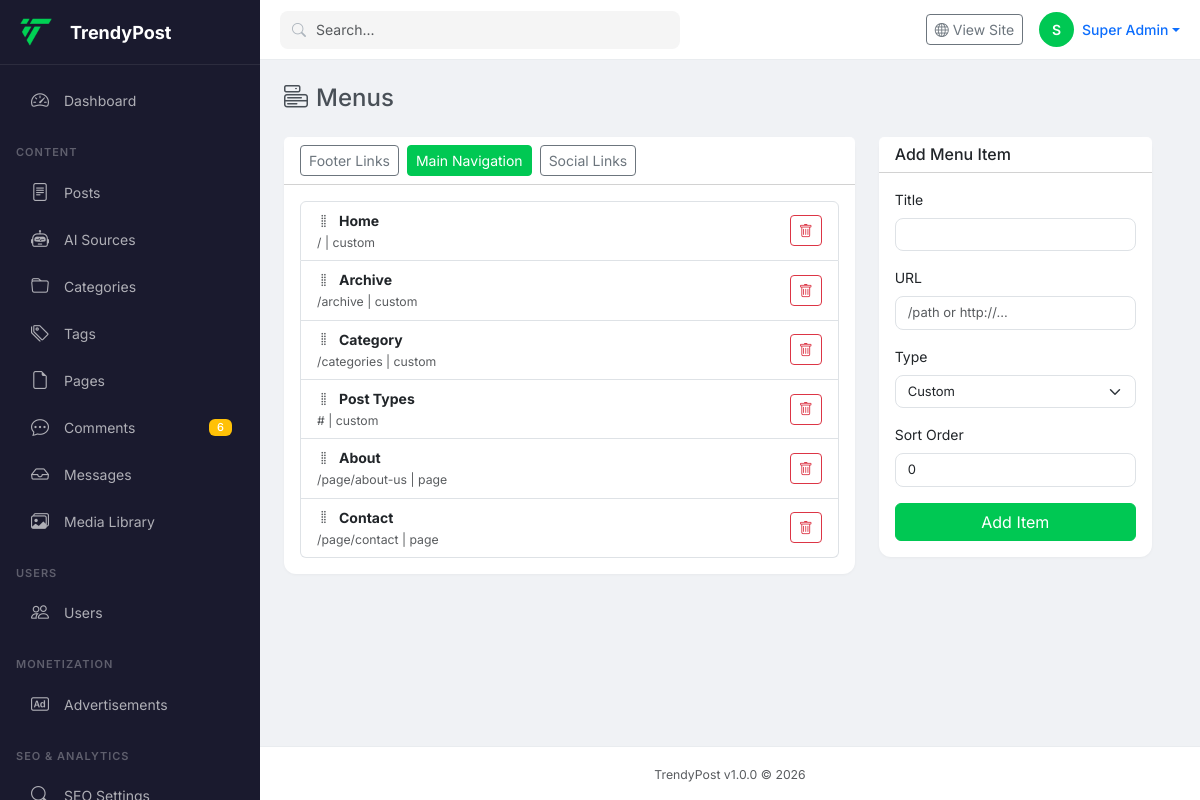
The page /admin/admin/?route=menus (signed in) on the database its author committed.
### tables this page shows
CREATE TABLE users (
    id INT UNSIGNED AUTO_INCREMENT PRIMARY KEY,
    username VARCHAR(50) NOT NULL UNIQUE,
    email VARCHAR(100) NOT NULL UNIQUE,
    password_hash VARCHAR(255) NOT NULL,
    display_name VARCHAR(100),
    first_name VARCHAR(50),
    last_name VARCHAR(50),
    avatar VARCHAR(255),
    bio TEXT,
    role_id INT UNSIGNED NOT NULL DEFAULT 6,
    status ENUM('active','inactive','banned','pending') DEFAULT 'pending',
    email_verified TINYINT(1) DEFAULT 0,
    email_verified_at DATETIME,
    remember_token VARCHAR(100),
    reset_token VARCHAR(100),
    reset_expires DATETIME,
    last_login_at DATETIME,
    last_login_ip VARCHAR(45),
    login_attempts TINYINT UNSIGNED DEFAULT 0,
    locked_until DATETIME,
    google_id VARCHAR(100),
    facebook_id VARCHAR(100),
    twitter_id VARCHAR(100),
    seo_title VARCHAR(70),
    seo_description VARCHAR(160),
    social_links JSON,
    created_at TIMESTAMP DEFAULT CURRENT_TIMESTAMP,
    updated_at TIMESTAMP DEFAULT CURRENT_TIMESTAMP ON UPDATE CURRENT_TIMESTAMP,
    FOREIGN KEY (role_id) REFERENCES roles(id) ON DELETE RESTRICT,
    INDEX idx_email (email),
    INDEX idx_status (status),
    INDEX idx_role (role_id),
    INDEX idx_username (username)
);

CREATE TABLE menus (
    id INT UNSIGNED AUTO_INCREMENT PRIMARY KEY,
    name VARCHAR(100) NOT NULL,
    slug VARCHAR(50) NOT NULL UNIQUE,
    location VARCHAR(50),
    description TEXT,
    is_active TINYINT(1) DEFAULT 1,
    created_at TIMESTAMP DEFAULT CURRENT_TIMESTAMP,
    INDEX idx_slug (slug),
    INDEX idx_location (location)
);

CREATE TABLE menu_items (
    id INT UNSIGNED AUTO_INCREMENT PRIMARY KEY,
    menu_id INT UNSIGNED NOT NULL,
    parent_id INT UNSIGNED DEFAULT NULL,
    title VARCHAR(100) NOT NULL,
    url VARCHAR(500),
    target ENUM('_self','_blank') DEFAULT '_self',
    icon VARCHAR(50),
    css_class VARCHAR(100),
    sort_order INT UNSIGNED DEFAULT 0,
    item_type ENUM('custom','page','category','post','tag') DEFAULT 'custom',
    linked_id INT UNSIGNED,
    is_active TINYINT(1) DEFAULT 1,
    created_at TIMESTAMP DEFAULT CURRENT_TIMESTAMP,
    FOREIGN KEY (menu_id) REFERENCES menus(id) ON DELETE CASCADE,
    FOREIGN KEY (parent_id) REFERENCES menu_items(id) ON DELETE CASCADE,
    INDEX idx_menu (menu_id),
    INDEX idx_parent (parent_id),
    INDEX idx_sort (sort_order)
);

### includes/Helpers.php (called while the page is built, shortened)
<?php
function url(string $path = ''): string {
    return BASE_URL . ltrim($path, '/');
}
function image_url(string $filename): string {
    return IMAGES_URL . $filename;
}
function admin_url(string $path = ''): string {
    $path = trim($path, '/');
    $path = preg_replace('#^admin/?|^/admin/?#', '', $path);
    $base = rtrim(ADMIN_URL, '/');
    if (str_contains($path, '&') || str_contains($path, '=')) {
        return $base . '/?route=' . $path;
    }
    return $base . '/?route=' . $path;
}
function csrf_token(): string {
    return $_SESSION[CSRF_TOKEN_NAME];
}

### includes/Database.php (called while the page is built, shortened)
<?php
class Database {
    private static ?PDO $instance = null;
    public static function getInstance(): PDO {
        if (self::$instance === null) {
            try {
                $dsn = "mysql:host=" . DB_HOST . ";dbname=" . DB_NAME . ";charset=" . DB_CHARSET;
                $options = [
                    PDO::ATTR_ERRMODE => APP_DEBUG ? PDO::ERRMODE_EXCEPTION : PDO::ERRMODE_SILENT,
                    PDO::ATTR_DEFAULT_FETCH_MODE => PDO::FETCH_ASSOC,
                    PDO::ATTR_EMULATE_PREPARES => false,
                    PDO::ATTR_PERSISTENT => true
                ];
                self::$instance = new PDO($dsn, DB_USER, DB_PASS, $options);
            } catch (PDOException $e) {
                error_log("Database connection failed: " . $e->getMessage());
                if (APP_DEBUG) {
                    die("Database connection failed: " . $e->getMessage());
                }
                die("Service temporarily unavailable. Please try again later.");
            }
        }
        return self::$instance;
    }
    private static function setConnectionDefaults(): void {
        try {
            self::$instance->exec("SET NAMES " . DB_CHARSET . " COLLATE " . DB_COLLATE);
            $phpTimezone = date_default_timezone_get();
            $timezoneOffset = self::getTimezoneOffset($phpTimezone);
            try {
                self::$instance->exec("SET time_zone = '" . $timezoneOffset . "'");
            } catch (PDOException $e) {
                try {
                    $offsetMinutes = self::getTimezoneOffsetMinutes($phpTimezone);
                    self::$instance->exec("SET time_zone = '" . $offsetMinutes . "'");
                    self::$timezone = $offsetMinutes;
                } catch (PDOException $e2) {
                    error_log("Could not set MySQL timezone: " . $e2->getMessage());
                    self::$timezone = '+00:00';
                }
            }
            self::$instance->exec("SET sql_mode = 'NO_ENGINE_SUBSTITUTION'");
        } catch (PDOException $e) {
            error_log("Failed to set connection defaults: " . $e->getMessage());
        }
    }
    private static function getTimezoneOffset(string $timezone): string {
        try {
            $dt = new DateTime('now', new DateTimeZone($timezone));
            $offset = $dt->getOffset();
            $hours = floor($offset / 3600);
            $minutes = abs(($offset % 3600) / 60);
            return sprintf('%+03d:%02d', $hours, $minutes);
        } catch (Exception $e) {
            error_log("Timezone offset calculation failed: " . $e->getMessage());
            return '+00:00';
        }
    }
    public static function query(string $sql, array $params = []): PDOStatement {
        $stmt = self::getInstance()->prepare($sql);
        $stmt->execute($params);
        return $stmt;
    }
    public static function fetchOne(string $sql, array $params = []): ?array {
        $stmt = self::query($sql, $params);
        $result = $stmt->fetch();
        return $result ?: null;
    }
    public static function fetchAll(string $sql, array $params = []): array {
        $stmt = self::query($sql, $params);
        return $stmt->fetchAll();
    }
    public static function fetchColumn(string $sql, array $params = []) {
        $stmt = self::query($sql, $params);
        return $stmt->fetchColumn();
    }
    public static function count(string $table, string $where = '1=1', array $params = []): int {
        $sql = "SELECT COUNT(*) FROM `{$table}` WHERE {$where}";
        return (int) self::fetchColumn($sql, $params);
    }
}

### includes/Auth.php (called while the page is built, shortened)
<?php
require_once INCLUDES_PATH . 'Database.php';
require_once INCLUDES_PATH . 'Helpers.php';
class Auth {
    private static ?array $currentUser = null;
    private static ?array $currentRole = null;
    public static function init(): void {
        if (!empty($_SESSION['user_id'])) {
            self::loadUser($_SESSION['user_id']);
        }
    }
    public static function check(): bool {
        return self::$currentUser !== null && self::$currentUser['status'] === 'active';
    }
    public static function user(): ?array {
        return self::$currentUser;
    }
    public static function roleName(): string {
        return self::$currentRole['name'] ?? 'guest';
    }
    public static function hasRole(string|array $roles): bool {
        $roles = is_array($roles) ? $roles : [$roles];
        return in_array(self::roleName(), $roles);
    }
    public static function isAdmin(): bool {
        return self::hasRole(['super_admin', 'admin']);
    }
    private static function loadUser(int $userId): void {
        $user = Database::fetchOne(
            "SELECT u.*, r.name as role_name, r.display_name as role_display, r.permissions as role_perms
             FROM users u
             JOIN roles r ON u.role_id = r.id
             WHERE u.id = ? LIMIT 1",
            [$userId]
        );
        self::$currentUser = $user;
        self::$currentRole = [
            'id' => $user['role_id'],
            'name' => $user['role_name'],
            'display_name' => $user['role_display']
        ];
    }
}

### admin/menus/index.php (the view, shortened to what this page needs)
<?php
$menus = Database::fetchAll("SELECT * FROM menus WHERE is_active = 1 ORDER BY name");
$selectedMenu = intval($_GET['menu'] ?? 1);
$menuItems = Database::fetchAll("SELECT * FROM menu_items WHERE menu_id = ? AND parent_id IS NULL AND is_active = 1 ORDER BY sort_order, title", [$selectedMenu]);
include ADMIN_PATH . 'layout/header.php';
?>
<div class="d-flex justify-content-between align-items-center mb-4 flex-wrap gap-2"><h4 class="mb-0"><i class="bi bi-menu-button me-2"></i>Menus</h4></div>
<div class="row g-4">
    <div class="col-lg-8">
        <div class="card border-0 mb-4"><div class="card-header bg-white"><div class="d-flex gap-2 flex-wrap"><?php foreach($menus as $m): ?><a href="<?php echo admin_url('menus&menu='.$m['id']); ?>" class="btn btn-sm <?php echo $selectedMenu==$m['id']?'btn-success':'btn-outline-secondary'; ?>"><?php echo $m['name']; ?></a><?php endforeach; ?></div></div><div class="card-body">
            <div class="list-group">
                <?php foreach($menuItems as $item): ?>
                <div class="list-group-item d-flex justify-content-between align-items-center flex-wrap gap-2">
                    <div class="min-width-0"><i class="bi bi-grip-vertical text-muted me-2"></i><strong><?php echo $item['title']; ?></strong><br><small class="text-muted text-break"><?php echo $item['url']; ?> | <?php echo $item['item_type']; ?></small></div>
                    <a href="<?php echo admin_url('menus&action=delete_item&id='.$item['id'].'&_token='.csrf_token()); ?>" class="btn btn-sm btn-outline-danger delete-confirm"><i class="bi bi-trash"></i></a>
                </div>
                <?php endforeach; ?>
            </div>
        </div></div>
    </div>
    <div class="col-lg-4">
        <div class="card border-0"><div class="card-header bg-white"><h6 class="mb-0">Add Menu Item</h6></div><div class="card-body">
            <form method="POST"><input type="hidden" name="_token" value="<?php echo csrf_token(); ?>"><input type="hidden" name="menu_id" value="<?php echo $selectedMenu; ?>">
            <div class="mb-3"><label class="form-label">Title</label><input type="text" name="title" class="form-control" required></div>
            <div class="mb-3"><label class="form-label">URL</label><input type="text" name="url" class="form-control" placeholder="/path or http://..."></div>
            <div class="mb-3"><label class="form-label">Type</label><select name="item_type" class="form-select"><option value="custom">Custom</option></select></div>
            <div class="mb-3"><label class="form-label">Sort Order</label><input type="number" name="sort_order" class="form-control" value="0"></div>
            <button type="submit" class="btn btn-success w-100">Add Item</button>
            </form>
        </div></div>
    </div>
</div>
<?php include ADMIN_PATH . 'layout/footer.php'; ?>

### admin/layout/header.php (shortened to what this page needs)
<?php if (!defined('ADMIN')) die('Direct access not permitted.');
$route = $_GET['route'] ?? 'dashboard';
$route = preg_replace('#^admin/?|^/admin/?#', '', $route);
if (!isset($stats)) {
    $stats = ['comments' => ['pending' => Database::count('comments', "status = 'pending'") ?? 0]];
}
?>
<!DOCTYPE html>
<html lang="en">
<head>
    <link href="https://cdn.jsdelivr.net/npm/bootstrap@5.3.2/dist/css/bootstrap.min.css" rel="stylesheet">
    <link href="https://cdn.jsdelivr.net/npm/bootstrap-icons@1.11.1/font/bootstrap-icons.css" rel="stylesheet">
    <link href="<?php echo ADMIN_ASSETS_URL; ?>admin.css?v=<?php echo APP_VERSION; ?>" rel="stylesheet">
</head>
<body class="admin-body">
<div class="admin-wrapper">
    <nav class="admin-sidebar" id="adminSidebar">
        <div class="sidebar-header">
            <a href="<?php echo admin_url('dashboard'); ?>" class="sidebar-brand">
                <img src="<?php echo image_url('trendypost-logo.png'); ?>" alt="TrendyPost" height="32" onerror="this.style.display='none';this.parentElement.innerHTML+='<span class=\'fw-bold text-white\'>TP</span>'">
                <span class="ms-2 fw-bold text-white">TrendyPost</span>
            </a>
        </div>
        <ul class="sidebar-nav">
            <li><a href="<?php echo admin_url('dashboard'); ?>" class="<?php echo $route==='dashboard'?'active':''; ?>"><i class="bi bi-speedometer2"></i> Dashboard</a></li>
            <li class="nav-section">CONTENT</li>
            <li><a href="<?php echo admin_url('posts'); ?>" class="<?php echo $route==='posts'?'active':''; ?>"><i class="bi bi-file-text"></i> Posts</a></li>
            <li><a href="<?php echo admin_url('ai-sources'); ?>" class="<?php echo $route==='ai-sources'?'active':''; ?>"><i class="bi bi-robot"></i> AI Sources</a></li>
            <li><a href="<?php echo admin_url('categories'); ?>" class="<?php echo $route==='categories'?'active':''; ?>"><i class="bi bi-folder"></i> Categories</a></li>
            <li><a href="<?php echo admin_url('tags'); ?>" class="<?php echo $route==='tags'?'active':''; ?>"><i class="bi bi-tags"></i> Tags</a></li>
            <li><a href="<?php echo admin_url('pages'); ?>" class="<?php echo $route==='pages'?'active':''; ?>"><i class="bi bi-file-earmark"></i> Pages</a></li>
            <li><a href="<?php echo admin_url('comments'); ?>" class="<?php echo $route==='comments'?'active':''; ?>"><i class="bi bi-chat-dots"></i> Comments<?php $pc = $stats['comments']['pending'] ?? 0; if ($pc): ?> <span class="badge bg-warning"><?php echo $pc; ?></span><?php endif; ?></a></li>
            <?php if (Auth::isAdmin() || Auth::can('contact.view')): ?>
            <li><a href="<?php echo admin_url('messages'); ?>" class="<?php echo $route==='messages'?'active':''; ?>"><i class="bi bi-inbox"></i> Messages</a></li>
            <?php endif; ?>
            <li><a href="<?php echo admin_url('media'); ?>" class="<?php echo $route==='media'?'active':''; ?>"><i class="bi bi-images"></i> Media Library</a></li>
            <li class="nav-section">USERS</li>
            <li><a href="<?php echo admin_url('users'); ?>" class="<?php echo $route==='users'?'active':''; ?>"><i class="bi bi-people"></i> Users</a></li>
            <li class="nav-section">MONETIZATION</li>
            <li><a href="<?php echo admin_url('ads'); ?>" class="<?php echo $route==='ads'?'active':''; ?>"><i class="bi bi-badge-ad"></i> Advertisements</a></li>
            <li class="nav-section">SEO & ANALYTICS</li>
            <li><a href="<?php echo admin_url('seo'); ?>" class="<?php echo $route==='seo'?'active':''; ?>"><i class="bi bi-search"></i> SEO Settings</a></li>
        </ul>
    </nav>
    <div class="admin-main">
        <header class="admin-topbar">
            <div class="topbar-search d-none d-md-block">
                <i class="bi bi-search"></i>
                <input type="text" placeholder="Search..." class="form-control form-control-sm">
            </div>
            <div class="topbar-actions ms-auto d-flex align-items-center gap-2 gap-md-3">
                <a href="<?php echo url(); ?>" target="_blank" class="btn btn-sm btn-outline-secondary"><i class="bi bi-globe"></i> <span class="d-none d-sm-inline">View Site</span></a>
                <div class="dropdown">
                    <a href="#" class="d-flex align-items-center text-decoration-none dropdown-toggle" data-bs-toggle="dropdown">
                        <div class="bg-success text-white rounded-circle d-flex align-items-center justify-content-center me-2" style="width:35px;height:35px;font-size:14px;font-weight:600;background-color:var(--tp-primary, #00C853)!important">
                            <?php echo strtoupper(substr(Auth::user()['display_name'] ?? 'A', 0, 1)); ?>
                        </div>
                        <span class="d-none d-md-block fw-medium"><?php echo Auth::user()['display_name'] ?? 'Admin'; ?></span>
                    </a>
                </div>
            </div>
        </header>
        <div class="admin-content">

### rows shown on the page
users: display_name "S", display_name "Super Admin"
menus: name "Footer Links"
menus: name "Main Navigation"
menus: name "Social Links"
menu_items: title "Home", url "/", item_type "custom"
menu_items: title "Archive", url "/archive", item_type "custom"
menu_items: title "Category", url "/categories", item_type "custom"
menu_items: title "Post Types", url "#", item_type "custom"
menu_items: title "About", url "/page/about-us", item_type "page"
menu_items: title "Contact", url "/page/contact", item_type "page"

### other values the page prints
$pc "6"
APP_VERSION "1.0.0"
